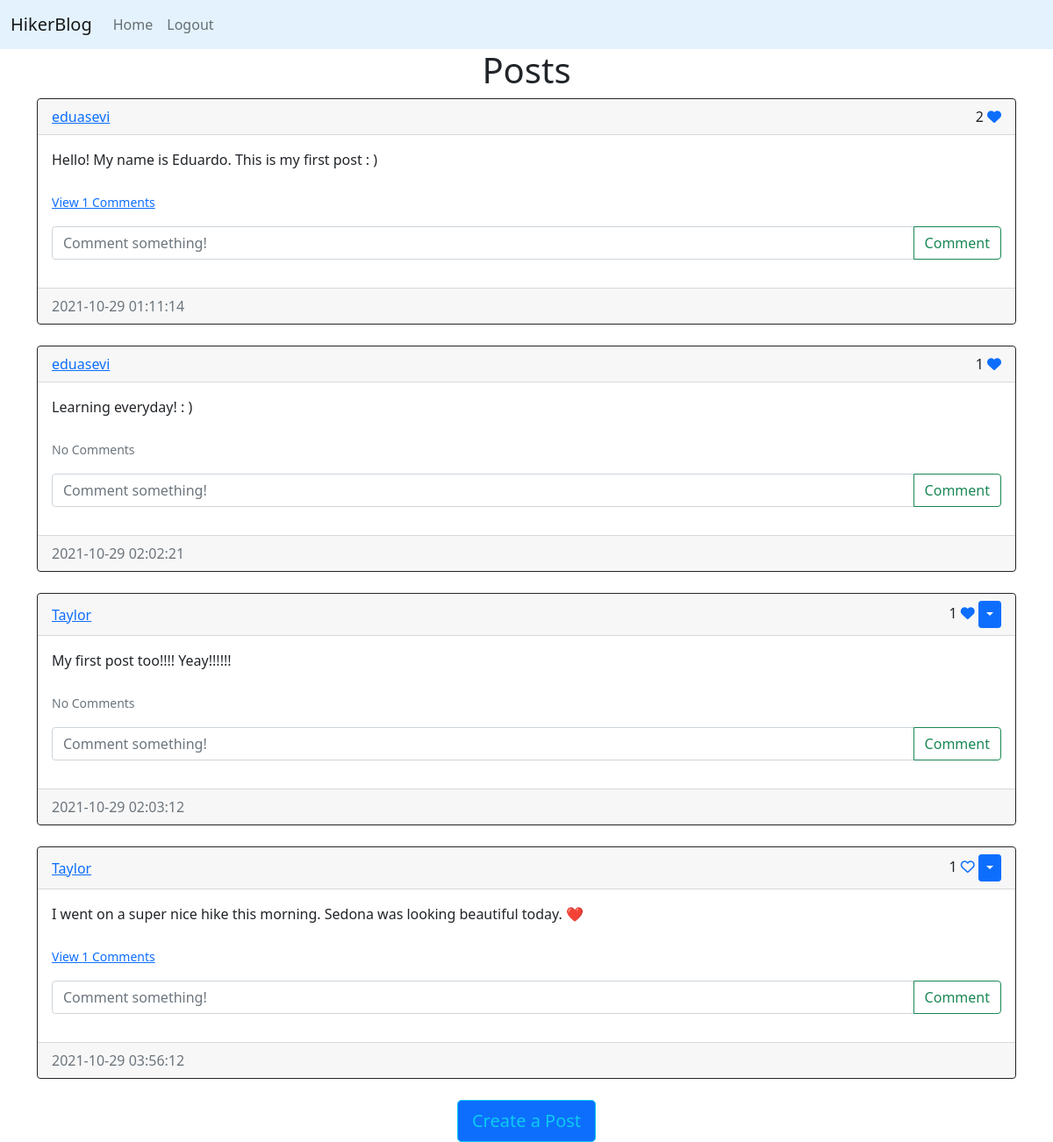
The app's page /home (signed in) with its own data.
### sunny_app/models.py (models this page shows)
class Post(db.Model):
    id = db.Column(db.Integer, primary_key=True)
    text = db.Column(db.Text, nullable=False)
    date_created = db.Column(db.DateTime(timezone=True), default=func.now())
    author = db.Column(db.Integer, db.ForeignKey(
        'user.id', ondelete="CASCADE"), nullable=False)
    comments = db.relationship('Comment', backref='post', passive_deletes=True)
    likes = db.relationship('Like', backref='post', passive_deletes=True)

class User(db.Model, UserMixin):
    id = db.Column(db.Integer, primary_key=True)
    email = db.Column(db.String(150), unique=True)
    username = db.Column(db.String(150), unique=True)
    password = db.Column(db.String(150))
    date_created = db.Column(db.DateTime(timezone=True), default=func.now())
    posts = db.relationship('Post', backref='user', passive_deletes=True)
    comments = db.relationship('Comment', backref='user', passive_deletes=True)
    likes = db.relationship('Like', backref='user', passive_deletes=True)

### sunny_app/views.py (the view)
@views.route("/")
@views.route("/home")
@login_required
def home():
    posts = Post.query.all()
    return render_template("home.html", user=current_user, posts=posts)

### sunny_app/__init__.py (called while the page is built)
def create_app():
    app = Flask(__name__)
    app.config['SECRET_KEY'] = "helloworld"
    app.config['SQLALCHEMY_DATABASE_URI'] = f'sqlite:///{DB_NAME}'
    db.init_app(app)
    from .views import views
    from .auth import auth
    app.register_blueprint(views, url_prefix="/")
    app.register_blueprint(auth, url_prefix="/")
    from .models import User, Post, Comment, Like
    create_database(app)
    login_manager = LoginManager()
    login_manager.login_view = "auth.login"
    login_manager.init_app(app)
    @login_manager.user_loader
    def load_user(id):
        return User.query.get(int(id))
    return app

### sunny_app/templates/home.html
{% extends "posts_div.html" %} {% block title %}Home{% endblock %}

### sunny_app/templates/posts_div.html (shortened to what this page needs)
{% extends "base.html" %} {% block title %}Home{% endblock %} {% block content
%}
<h1 align="center">{% block header %}Posts{% endblock %}</h1>
<div id="posts">
  {% for post in posts %}
  <div class="card border-dark">
    <div class="card-header d-flex justify-content-between align-items-center">
      <a href="/posts/{{post.user.username}}">{{post.user.username}}</a>
      <div>
        {{post.likes|length}} {% if user.id in
        post.likes|map(attribute="author")|list %}
        <a href="/like-post/{{post.id}}"><i class="fas fa-heart"></i></a>
        {% else %}
        <a href="/like-post/{{post.id}}"><i class="far fa-heart"></i></a>
        {% endif %} {% if user.id == post.author %}
        <div class="btn-group">
          <button
            type="button"
            class="btn btn-sm btn-primary dropdown-toggle"
            data-bs-toggle="dropdown"
          ></button>
        </div>
        {% endif %}
      </div>
    </div>
    <div class="card-body">
      <div class="card-text">{{post.text}}</div>
      <br />
      <p class="card-text">
        {% if post.comments|length > 0 %}
        <a data-bs-toggle="collapse" href="#comments-{{post.id}}" role="button">
          <small>View {{post.comments|length}} Comments</small>
        </a>
        {% else %}
        <small class="text-muted">No Comments</small>
        {% endif %}
      </p>
      <form
        class="input-group mb-3"
        method="POST"
        action="/create-comment/{{post.id}}"
      >
        <input
          type="text"
          id="text"
          name="text"
          class="form-control"
          placeholder="Comment something!"
        />
        <button type="submit" class="btn btn-outline-success">Comment</button>
      </form>
    </div>
    <div class="card-footer text-muted">{{post.date_created}}</div>
  </div>
  <br/ > {% endfor %}
</div>
{% block footer %}
<div align="center">
  <a href="/create-post"
    ><button type="button" class="btn btn-primary btn-lg btn-outline-info">
      Create a Post
    </button></a
  >
</div>
{% endblock %} {% endblock %}

### sunny_app/static/css/main.css (style rules this page uses)
body { background: url("https://mdbootstrap.com/img/Photos/Others/images/76.jpg") no-repeat center center fixed; -webkit-background-size: cover; -moz-background-size: cover; background-size: cover; -o-background-size: cover; }

### records on screen
Post: user.username "eduasevi", likes|length "2", text "Hello! My name is Eduardo. This is my first post : )", comments|length "1", date_created "2021-10-29 01:11:14"
Post: user.username "eduasevi", likes|length "1", text "Learning everyday! : )", shows "No Comments", date_created "2021-10-29 02:02:21"
Post: user.username "Taylor", likes|length "1", text "My first post too!!!! Yeay!!!!!!", shows "No Comments", date_created "2021-10-29 02:03:12"
Post: user.username "Taylor", likes|length "1", text "I went on a super nice hike this morning. Sedona was looking beautiful today. ❤️", comments|length "1", date_created "2021-10-29 03:56:12"
